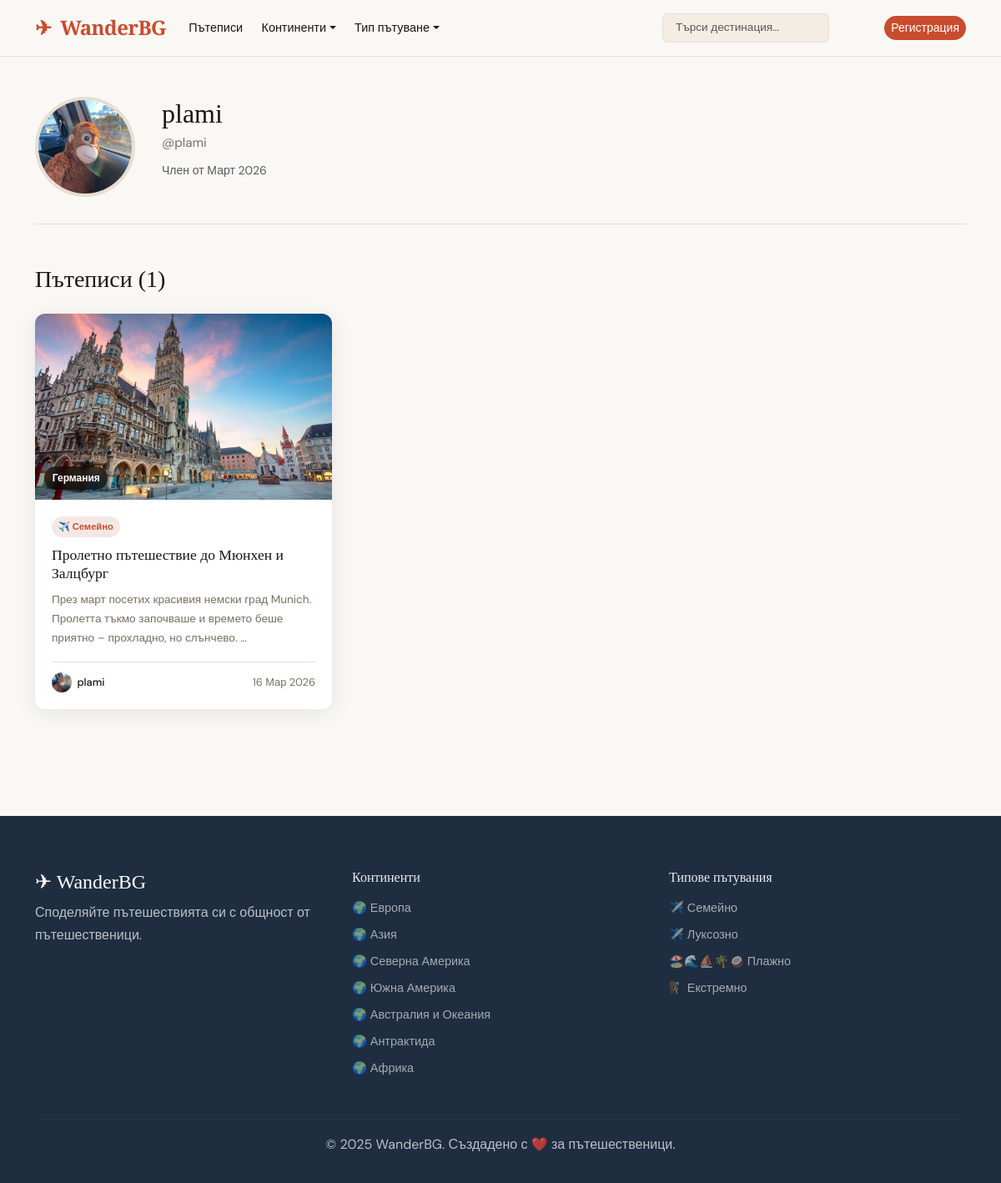
/accounts/profile/plami/, run on the app's committed database.
### accounts/models.py (models this page shows, shortened)
class Profile(models.Model):
    user = models.OneToOneField(User, on_delete=models.CASCADE, related_name='profile')
    bio = models.TextField(blank=True, max_length=500)
    avatar = models.ImageField(upload_to='avatars/', blank=True, null=True)
    website = models.URLField(blank=True)
    location = models.CharField(max_length=100, blank=True)
    joined = models.DateTimeField(auto_now_add=True)
    def get_avatar_url(self):
        if self.avatar:
            return self.avatar.url
        return '/static/images/default_avatar.svg'

### posts/models.py (models this page shows, shortened)
class Post(models.Model):
    author = models.ForeignKey(User, on_delete=models.CASCADE)
    title = models.CharField(max_length=200, verbose_name='Заглавие')
    slug = models.SlugField(max_length=200, unique=True, blank=True)
    cover_image = models.ImageField(upload_to='posts/covers/', blank=True, null=True)
    body = models.TextField(verbose_name='Съдържание')
    location_name = models.CharField(max_length=200, verbose_name='Локация')
    country = models.ForeignKey(Country, on_delete=models.SET_NULL, null=True, blank=True, related_name='posts')
    travel_types = models.ManyToManyField(TravelType, blank=True, related_name='posts', verbose_name='Типове пътуване')
    published = models.BooleanField(default=True)
    created_at = models.DateTimeField(auto_now_add=True)
    updated_at = models.DateTimeField(auto_now=True)
    views_count = models.PositiveIntegerField(default=0)
    class Meta:
        ordering = ['-created_at']
        verbose_name = 'Пътепис'
        verbose_name_plural = 'Пътеписи'

### categories/models.py (models this page shows, shortened)
class Country(models.Model):
    name = models.CharField(max_length=100, verbose_name='Държава')
    slug = models.SlugField(unique=True)
    continent = models.ForeignKey(Continent, on_delete=models.CASCADE, related_name='countries')
    flag = models.CharField(max_length=10, blank=True)
    class Meta:
        verbose_name = 'Държава'
        verbose_name_plural = 'Държави'
        ordering = ['name']

class TravelType(models.Model):
    TRAVEL_TYPES = [
        ('extreme', 'Екстремно'),
        ('family', 'Семейно'),
        ('budget', 'Бюджетно'),
        ('luxury', 'Луксозно'),
        ('adventure', 'Приключенско'),
        ('cultural', 'Културно'),
        ('beach', 'Плажно'),
        ('mountain', 'Планинско'),
    ]
    name = models.CharField(max_length=50, choices=TRAVEL_TYPES, unique=True)
    icon = models.CharField(max_length=50, default='✈️')
    class Meta:
        verbose_name = 'Тип пътуване'
        verbose_name_plural = 'Типове пътувания'
    def __str__(self):
        return self.get_name_display()

class Continent(models.Model):
    name = models.CharField(max_length=100, verbose_name='Континент')
    slug = models.SlugField(unique=True)
    icon = models.CharField(max_length=50, default='🌍')
    class Meta:
        verbose_name = 'Континент'
        verbose_name_plural = 'Континенти'

### accounts/views.py (the view)
# urls.py: path('profile/<str:username>/', views.profile_view, name='profile'),
def profile_view(request, username):
    user = get_object_or_404(User, username=username)
    posts = user.post_set.filter(published=True).order_by('-created_at')
    return render(request, 'accounts/profile.html', {'profile_user': user, 'posts': posts})

### categories/context_processors.py (called while the page is built)
def categories_context(request):
    return {
        'continents': Continent.objects.all(),
        'travel_types': TravelType.objects.all(),
    }

### templates/accounts/profile.html (shortened to what this page needs)
{% extends 'base.html' %}
{% block content %}
<div class="container py-5">
    <div class="profile-header">
        <img src="{{ profile_user.profile.get_avatar_url }}" class="profile-avatar" alt="">
        <div class="profile-info">
            <h1>{{ profile_user.get_full_name|default:profile_user.username }}</h1>
            <p class="profile-handle">@{{ profile_user.username }}</p>
            <p class="text-muted small">Член от {{ profile_user.profile.joined|date:"F Y" }}</p>
        </div>
    </div>
    <h3 class="mt-5 mb-4">Пътеписи ({{ posts.count }})</h3>
    {% if posts %}
    <div class="row g-4">{% for post in posts %}{% include 'partials/post_card.html' %}{% endfor %}</div>
    {% else %}
    <div class="empty-state"><i class="bi bi-compass"></i><h4>Все още няма пътеписи</h4></div>
    {% endif %}
</div>
{% endblock %}

### templates/base.html (shortened to what this page needs)
<!DOCTYPE html>
<html lang="bg">
<head>
    {% load static %}
    <link href="https://cdn.jsdelivr.net/npm/bootstrap@5.3.0/dist/css/bootstrap.min.css" rel="stylesheet">
    <link href="https://cdn.jsdelivr.net/npm/bootstrap-icons@1.11.0/font/bootstrap-icons.css" rel="stylesheet">
    <link href="{% static 'css/main.css' %}" rel="stylesheet">
</head>
<body>
<nav class="navbar navbar-expand-lg">
    <div class="container">
        <a class="navbar-brand" href="{% url 'home' %}">
            <span class="brand-icon">✈</span> WanderBG
        </a>
        <div class="collapse navbar-collapse" id="navMenu">
            <ul class="navbar-nav me-auto">
                <li class="nav-item"><a class="nav-link" href="{% url 'post_list' %}">Пътеписи</a></li>
                <li class="nav-item dropdown">
                    <a class="nav-link dropdown-toggle" href="#" data-bs-toggle="dropdown">Континенти</a>
                </li>
                <li class="nav-item dropdown">
                    <a class="nav-link dropdown-toggle" href="#" data-bs-toggle="dropdown">Тип пътуване</a>
                </li>
            </ul>
            <div class="navbar-nav ms-auto align-items-center gap-2">
                <form class="d-flex" action="{% url 'post_list' %}" method="get">
                    <input class="form-control search-input" type="search" name="q" placeholder="Търси дестинация..." value="{{ request.GET.q }}">
                </form>
                {% if user.is_authenticated %}
                <a href="{% url 'post_create' %}" class="btn btn-accent btn-sm">+ Нов пътепис</a>
                <div class="dropdown">
                    <a class="nav-link dropdown-toggle user-menu" href="#" data-bs-toggle="dropdown">
                        <img src="{{ user.profile.get_avatar_url }}" class="avatar-sm" alt="">
                        {{ user.username }}
                    </a>
                    <ul class="dropdown-menu dropdown-menu-end">
                        <li><a class="dropdown-item" href="{% url 'profile' user.username %}"><i class="bi bi-person"></i> Профил</a></li>
                        <li><a class="dropdown-item" href="{% url 'edit_profile' %}"><i class="bi bi-gear"></i> Настройки</a></li>
                        <li><hr class="dropdown-divider"></li>
                        <li><a class="dropdown-item" href="{% url 'logout' %}"><i class="bi bi-box-arrow-right"></i> Изход</a></li>
                    </ul>
                </div>
                {% else %}
                <a href="{% url 'login' %}" class="btn btn-outline-light btn-sm">Вход</a>
                <a href="{% url 'register' %}" class="btn btn-accent btn-sm">Регистрация</a>
                {% endif %}
            </div>
        </div>
    </div>
</nav>
<main>
    {% block content %}{% endblock %}
</main>
<footer class="site-footer">
    <div class="container">
        <div class="row">
            <div class="col-md-4">
                <h5 class="footer-brand">✈ WanderBG</h5>
                <p>Споделяйте пътешествията си с общност от пътешественици.</p>
            </div>
            <div class="col-md-4">
                <h6>Континенти</h6>
                <ul class="footer-links">
                    {% for c in continents %}
                    <li><a href="{% url 'continent_posts' c.slug %}">{{ c.icon }} {{ c.name }}</a></li>
                    {% endfor %}
                </ul>
            </div>
            <div class="col-md-4">
                <h6>Типове пътувания</h6>
                <ul class="footer-links">
                    {% for t in travel_types %}
                    <li><a href="{% url 'travel_type_posts' t.name %}">{{ t.icon }} {{ t }}</a></li>
                    {% endfor %}
                </ul>
            </div>
        </div>
        <hr>
        <p class="text-center mb-0">© 2025 WanderBG. Създадено с ❤️ за пътешественици.</p>
    </div>
</footer>
</body>
</html>

### templates/partials/post_card.html
<div class="col-md-4">
    <article class="post-card">
        <a href="{% url 'post_detail' post.pk %}" class="post-card-img-wrap">
            {% if post.cover_image %}
            <img src="{{ post.cover_image.url }}" alt="{{ post.title }}" class="post-card-img">
            {% else %}
            <div class="post-card-img post-card-no-img"><span>{{ post.location_name|first }}</span></div>
            {% endif %}
            {% if post.country %}
            <span class="post-card-country">{{ post.country.flag }} {{ post.country.name }}</span>
            {% endif %}
        </a>
        <div class="post-card-body">
            <div class="post-card-types">
                {% for tt in post.travel_types.all|slice:":2" %}
                <span class="badge-type">{{ tt.icon }} {{ tt }}</span>
                {% endfor %}
            </div>
            <h3 class="post-card-title"><a href="{% url 'post_detail' post.pk %}">{{ post.title }}</a></h3>
            <p class="post-card-excerpt">{{ post.body|truncatewords:18 }}</p>
            <div class="post-card-meta">
                <a href="{% url 'profile' post.author.username %}" class="post-card-author">
                    <img src="{{ post.author.profile.get_avatar_url }}" class="avatar-xs" alt="">
                    {{ post.author.get_full_name|default:post.author.username }}
                </a>
                <span class="post-card-date">{{ post.created_at|date:"d M Y" }}</span>
            </div>
        </div>
    </article>
</div>

### data on the page
Post: cover_image (picture), country.name "Германия", title "Пролетно пътешествие до Мюнхен и Залцбург", body "През март посетих красивия немски град Munich. Пролетта тъкмо започваше и времето беше приятно – прохладно, но слънчево. …", author.profile.get_avatar_url (picture), author.get_full_name "plami", created_at "16 Мар 2026"
TravelType: icon "✈️", name "Семейно"
Continent: icon "🌍", name "Европа"
Continent: icon "🌍", name "Азия"
Continent: icon "🌍", name "Северна Америка"
Continent: icon "🌍", name "Южна Америка"
Continent: icon "🌍", name "Австралия и Океания"
Continent: icon "🌍", name "Антрактида"
Continent: icon "🌍", name "Африка"
TravelType: icon "✈️", name "Луксозно"
TravelType: icon "🏖️🌊⛵🌴🥥", name "Плажно"
TravelType: icon "🧗‍♀️", name "Екстремно"

### other printed values
{{ profile_user.get_full_name|default:profile_user.username }} "plami"
{{ profile_user.username }} "plami"
{{ profile_user.profile.joined|date:"F Y" }} "Март 2026"
{{ posts.count }} "1"
